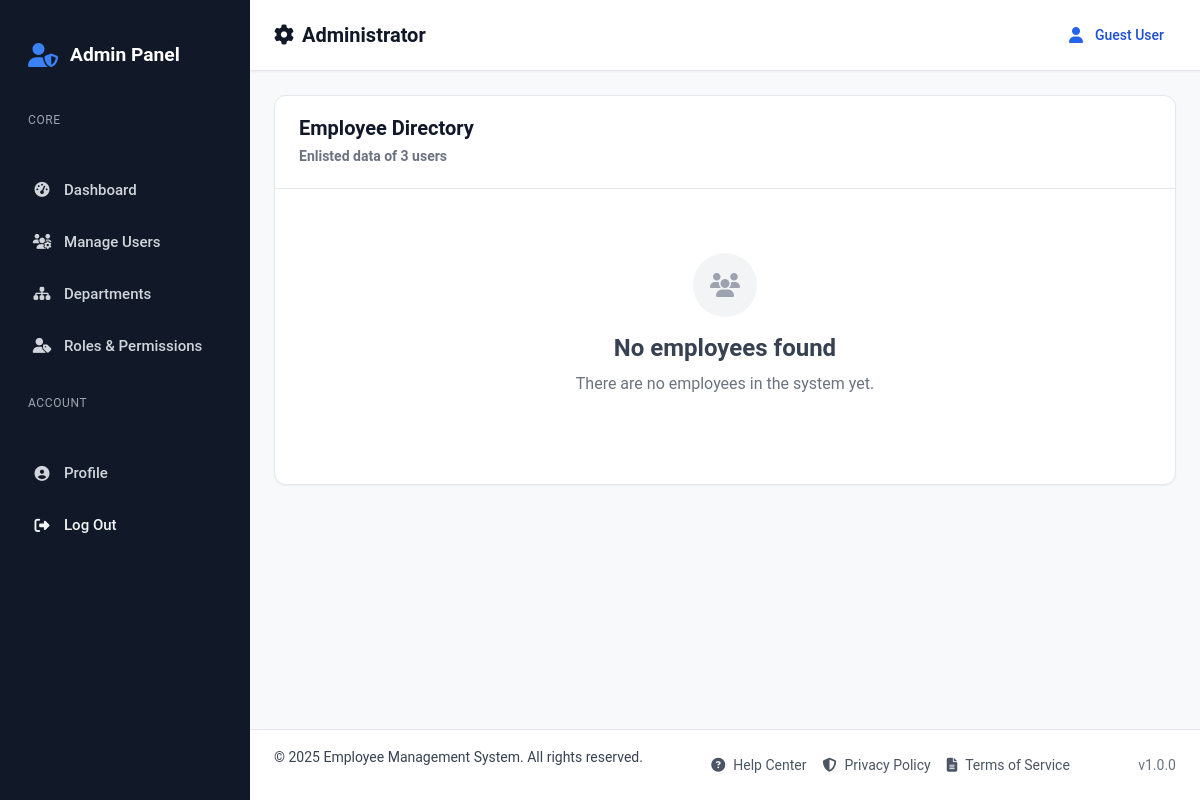
The page /backend/employee/listing.php?page=2&rows=5 on the database as committed earlier.
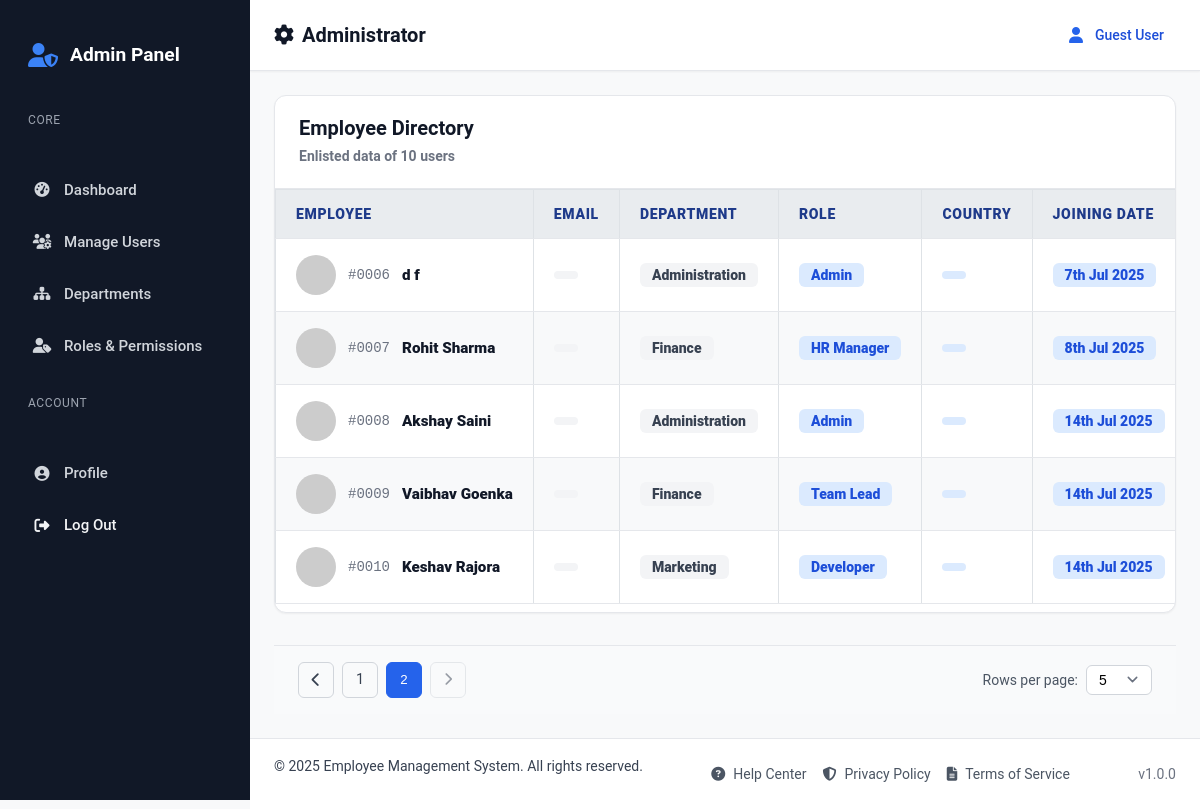
The same page on the database as committed later.
### tables this page shows
CREATE TABLE `employee` (
  `id` int(11) NOT NULL,
  `first_name` varchar(50) NOT NULL,
  `last_name` varchar(50) NOT NULL,
  `username` varchar(50) NOT NULL,
  `password` varchar(255) NOT NULL,
  `department` varchar(30) DEFAULT NULL,
  `created_at` timestamp NOT NULL DEFAULT current_timestamp(),
  `role` int(11) NOT NULL,
  `status` enum('0','1') NOT NULL DEFAULT '1',
  `email` varchar(50) DEFAULT NULL,
  `phone` varchar(20) DEFAULT NULL,
  `city` varchar(50) DEFAULT NULL,
  `zip` varchar(10) DEFAULT NULL,
  `state` varchar(50) DEFAULT NULL,
  `country` varchar(70) DEFAULT NULL,
  `pan` varchar(20) DEFAULT NULL,
  `aadhaar` varchar(12) DEFAULT NULL,
  `marital_status` varchar(20) DEFAULT NULL,
  `gender` varchar(10) DEFAULT NULL,
  `is_deleted` enum('0','1') NOT NULL DEFAULT '0'
);

CREATE TABLE `department` (
  `id` int(11) NOT NULL,
  `name` varchar(40) NOT NULL,
  `status` enum('1','0') NOT NULL DEFAULT '1',
  `is_deleted` enum('0','1') NOT NULL DEFAULT '0'
);

CREATE TABLE `roles` (
  `id` int(11) NOT NULL,
  `name` varchar(50) NOT NULL,
  `status` enum('1','0') NOT NULL DEFAULT '1',
  `description` varchar(250) DEFAULT NULL,
  `is_deleted` enum('0','1') NOT NULL DEFAULT '0'
);

### backend/employee/listing.php (the view, shortened to what the rows shown need)
<?php
require_once '..\..\includes\config.php';
$limit = isset($_GET['rows']) ? (int) $_GET['rows'] : 5;
$myPage = isset($_GET['page']) ? (int) $_GET['page'] : 1;
$offset = ($myPage - 1) * $limit;
try {
  $sql = "SELECT employee.*, department.name as deptName, roles.name as roleName FROM employee JOIN department ON employee.department = department.id JOIN roles ON employee.role = roles.id LIMIT :limit OFFSET :offset";
  $stmt = $conn->prepare($sql);
  $stmt->bindValue(':limit', $limit, PDO::PARAM_INT);
  $stmt->bindValue(':offset', $offset, PDO::PARAM_INT);
  $stmt->execute();
  $data = $stmt->fetchAll(PDO::FETCH_ASSOC);
} catch (PDOException $e) {
  $error_message = "Database error: " . $e->getMessage();
  $data = [];
}
?>
<body class="admin-page">
  <?php include '..\navbar.php'; ?>
  <?php include '..\sidebar.php' ?>
  <main class="admin-main-content">
    <div class="admin-container">
      <div class="admin-table-container">
        <div class="table-header">
          <div class="table-title">
            <h2 class="table-title">Employee Directory</h2>
          </div>
        </div>
        <?php if (count($data) > 0): ?>
          <div class="table-responsive">
            <table class="admin-table">
              <thead>
                <tr>
                  <th style="font-weight: 900; color: var(--primary-900); font-size: var(--text-sm);">Employee</th>
                  <th style="font-weight: 900; color: var(--primary-900); font-size: var(--text-sm);">Email</th>
                  <th style="font-weight: 900; color: var(--primary-900); font-size: var(--text-sm);">Department</th>
                  <th style="font-weight: 900; color: var(--primary-900); font-size: var(--text-sm);">Role</th>
                  <th style="font-weight: 900; color: var(--primary-900); font-size: var(--text-sm);">Country</th>
                  <th style="font-weight: 900; color: var(--primary-900); font-size: var(--text-sm);">Joining Date</th>
                </tr>
              </thead>
              <?php
              function formatDateWithOrdinalSimple($dateString)
              {
                $date = strtotime($dateString);
                $day = date('j', $date);
                $suffix = 'th';
                return $day . $suffix . ' ' . date("M Y", $date);
              }
              ?>
              <tbody>
                <?php foreach ($data as $employee): ?>
                  <tr>
                    <td>
                      <div style="display: flex; align-items: center; gap: var(--space-3);">
                        <div class="user-avatar-small">
                          <img src="https://randomuser.me/api/portraits/men/24.jpg" alt="User Avatar">
                        </div>
                        <span
                          style="font-family: var(--font-family-mono); font-size: var(--text-sm); color: var(--gray-500);">
                          #<?php echo str_pad($employee['id'], 4, '0', STR_PAD_LEFT); ?>
                        </span>
                        <div>
                          <div style="font-weight: 900; color: var(--gray-900);">
                            <?php echo htmlspecialchars($employee['first_name'] . ' ' . $employee['last_name']); ?>
                          </div>
                        </div>
                      </div>
                    </td>
                    <td>
                      <span
                        style="display: inline-flex; align-items: center; padding: var(--space-1) var(--space-3); background: var(--gray-100); color: var(--gray-700); border-radius: var(--radius-md); font-size: var(--text-sm); font-weight: 900;">
                      </span>
                    </td>
                    <td>
                      <span
                        style="display: inline-flex; align-items: center; padding: var(--space-1) var(--space-3); background: var(--gray-100); color: var(--gray-700); border-radius: var(--radius-md); font-size: var(--text-sm); font-weight: 900;">
                        <?php echo htmlspecialchars($employee['deptName']); ?>
                      </span>
                    </td>
                    <td>
                      <span
                        style="display: inline-flex; align-items: center; gap: var(--space-2); padding: var(--space-1) var(--space-3); background: var(--primary-100); color: var(--primary-700); border-radius: var(--radius-md); font-size: var(--text-sm); font-weight: 900;">
                        <?php echo ucfirst($employee['roleName']); ?>
                      </span>
                    </td>
                    <td>
                      <span
                        style="display: inline-flex; align-items: center; gap: var(--space-2); padding: var(--space-1) var(--space-3); background: var(--primary-100); color: var(--primary-700); border-radius: var(--radius-md); font-size: var(--text-sm); font-weight: 900;">
                      </span>
                    </td>
                    <td>
                      <span
                        style="display: inline-flex; align-items: center; gap: var(--space-2); padding: var(--space-1) var(--space-3); background: var(--primary-100); color: var(--primary-700); border-radius: var(--radius-md); font-size: var(--text-sm); font-weight: 900;">
                        <?php echo formatDateWithOrdinalSimple($employee['created_at']); ?>
                      </span>
                    </td>
                  </tr>
                <?php endforeach; ?>
              </tbody>
            </table>
          </div>
        </div>
      </div>
    <?php endif; ?>
    </div>
    </div>
  </main>
</body>
</html>

Rows that differ between the two databases and show on the page:
added employee: id "0006", first_name+last_name "d f", department.name "Administration", roles.name "Admin", created_at "7th Jul 2025"
added employee: id "0007", first_name+last_name "Rohit Sharma", department.name "Finance", roles.name "HR Manager", created_at "8th Jul 2025"
added employee: id "0008", first_name+last_name "Akshay Saini", department.name "Administration", roles.name "Admin", created_at "14th Jul 2025"
added employee: id "0009", first_name+last_name "Vaibhav Goenka", department.name "Finance", roles.name "Team Lead", created_at "14th Jul 2025"
added employee: id "0010", first_name+last_name "Keshav Rajora", department.name "Marketing", roles.name "Developer", created_at "14th Jul 2025"
Other text that changed with them:
$count['count']: "3" → "10"
form field value: (not shown) → "5"
text no longer shown: "No employees found There are no employees in the system yet."
text now shown: "EMPLOYEE EMAIL DEPARTMENT ROLE COUNTRY JOINING DATE Rows per page:"
new list line: "1"
new list line: "2"
